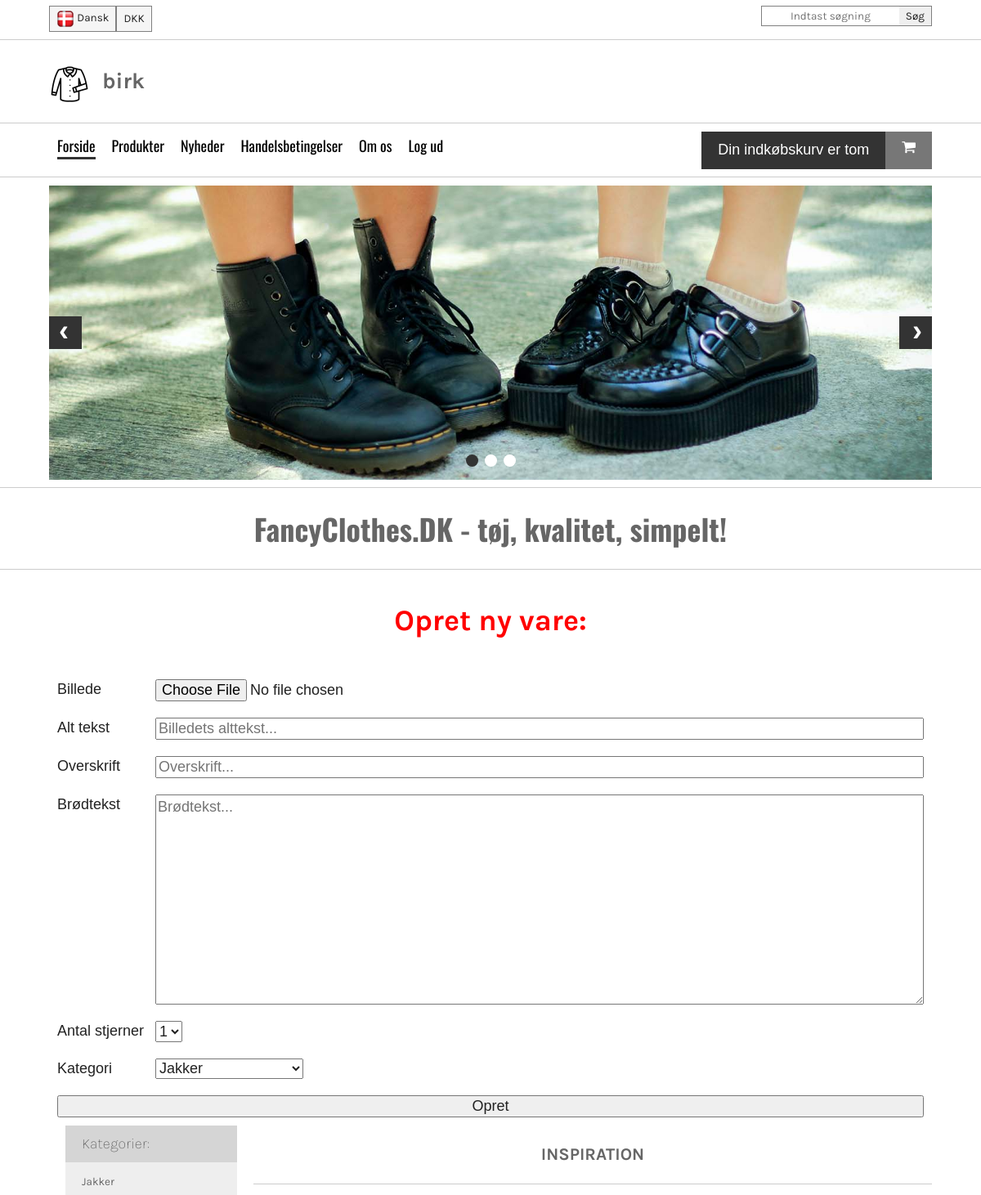
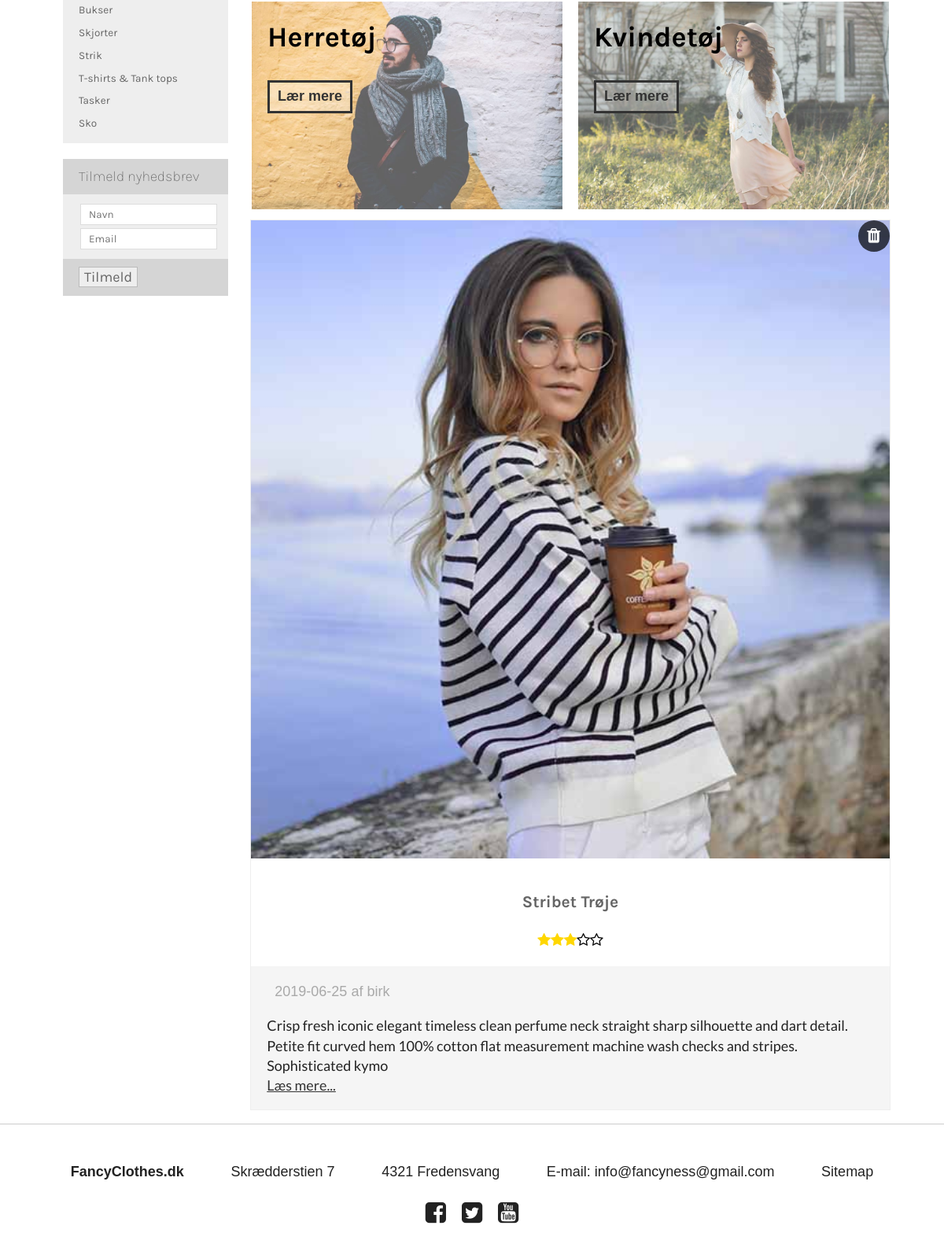
The page /index.php?category=strik (signed in) on the database its author committed (2 pictures, top to bottom).
### tables this page shows
CREATE TABLE `products` (
  `productId` int(10) NOT NULL,
  `heading` varchar(100) NOT NULL,
  `imgSrc` varchar(200) NOT NULL,
  `imgAlt` varchar(100) NOT NULL,
  `productTimestamp` int(15) NOT NULL,
  `content` varchar(200) NOT NULL,
  `authorId` int(10) NOT NULL,
  `stars` int(1) NOT NULL,
  `productCategory` varchar(50) NOT NULL
);

CREATE TABLE `users` (
  `userId` int(10) NOT NULL,
  `userName` varchar(50) NOT NULL,
  `userPassword` varchar(200) NOT NULL,
  `accessLevel` int(1) NOT NULL DEFAULT '3'
);

### assets/getCategories.php (the view, shortened to what this page needs)
<?php
    require "connect.php";
    $statement = $dbh->prepare("SELECT * FROM categories ORDER BY categoryId ASC");
    $statement->execute();
    while($row = $statement->fetch(PDO::FETCH_ASSOC)){
        echo '<option value="'.$row['categoryName'].'">'.$row['categoryName'].'</option>';
    }
?>

### assets/getArticlesCat.php (shortened to what this page needs)
<?php
    require "connect.php";
    $category = $_GET['category'];
    $statement = $dbh->prepare("SELECT products.*, users.userName FROM products
    JOIN users ON products.authorId = users.userId WHERE products.productCategory = ? ORDER BY productId ASC");
    $statement->bindParam(1, $category);
    $statement->execute();
    while($row = $statement->fetch(PDO::FETCH_ASSOC)){
        $emptyStars = 5 - $row['stars'];
        ?>
        <article>
            <img src="img/<?php echo $row['imgSrc'] ?>" alt="<?php echo $row['imgAlt'] ?>">
            <div class="info">
                <h3><?php echo $row['heading'] ?></h3>
                <div class="stars">
                    <?php
                        for($x = 1; $x <= $row['stars']; $x++){
                            echo '<i class="fa fa-star" aria-hidden="true"></i>';
                        }
                        for($x = 1; $x <= $emptyStars; $x++){
                            echo '<i class="fa fa-star-o" aria-hidden="true"></i>';
                        }
                    ?>
                </div>
            </div>
            <div class="description">
                <div class="published">
                    <?php echo date("Y-m-d",  $row['productTimestamp']) . " af " . $row['userName']?>
                </div>
                <p><?php echo $row['content'] ?><a href="#">Læs mere...</a></p>
                <?php
                    if($_SESSION['accessLevel'] == 1){
                        echo '<a class="deleteMe" href="assets/deleteArticle.php?productId=' . $row['productId'] . '"><i class="fa fa-trash" aria-hidden="true"></i></a>';
                    } else if($_SESSION['accessLevel'] == 2 && $row['userName'] == $_SESSION['username']){
                        echo '<a class="deleteMe" href="assets/deleteArticle.php?productId=' . $row['productId'] . '"><i class="fa fa-trash" aria-hidden="true"></i></a>';
                    }
                ?>
            </div>
        </article>
        <?php
    }
?>

### css/main.css (style rules this page uses)
html { color: #222; font-size: 1em; line-height: 1.4; }
audio, canvas, iframe, img, svg, video { vertical-align: middle; }

### css/styles.css (style rules this page uses)
:root { font-size: 18px; }
main .products h3 { text-align: center; }
main .products .frontProducts article { -webkit-box-flex: 1; -ms-flex: 1 1 31%; flex: 1 1 31%; margin: 1%; -webkit-box-sizing: border-box; box-sizing: border-box; border: 1px solid #eee; display: -webkit-box; display: -ms-flexbox; display: flex; -webkit-box-orient: vertical; -webkit-box-direction: normal; -ms-flex-direction: column; flex-direction: column; position: relative; -ms-flex-positive: 1; flex-grow: 1; }
main .products .frontProducts article img { width: 100%; }
main .products .frontProducts article .info { text-align: center; padding: 20px; }
main .products .frontProducts article .info .stars .fa-star { color: gold; }
main .products .frontProducts article .info .stars .fa-star-o { color: black; }
main .products .frontProducts article .description { background: #f5f5f5; padding: 20px 20px 0 20px; }
main .products .frontProducts article .description .published { color: darkgray; margin: 0 10px; }
main .products .frontProducts article .description p { font-family: "Lato", sans-serif; }
main .products .frontProducts article .description p a { color: #333; display: block; }
main .products .frontProducts article .description a.deleteMe { position: absolute; top: 0px; right: 0px; width: 40px; height: 40px; text-align: center; line-height: 40px; font-size: 1.2rem; text-decoration: none; border-radius: 50%; background: rgba(0, 0, 0, 0.7); color: white; -webkit-transition: 0.1s all; transition: 0.1s all; }
h1, h2, h3, h4, h5, h6 { font-family: "Karla", sans-serif; color: #666; }
@media screen and (max-width: 1200px) { main .products .frontProducts article { -webkit-box-flex: 1; -ms-flex: 1 1 48%; flex: 1 1 48%; } }

### rows shown on the page
products: imgSrc (picture), heading "Stribet Trøje", stars 3 (drawn), productTimestamp "2019-06-25", authorId.userName "birk", content "Crisp fresh iconic elegant timeless clean perfume neck straight sharp silhouette and dart detail. Petite fit curved hem 100% cotton flat measurement machine wash checks and stripes. Sophisticated kymo"

### other values the page prints
$_SESSION['username'] "birk"
form field category "Jakker"
